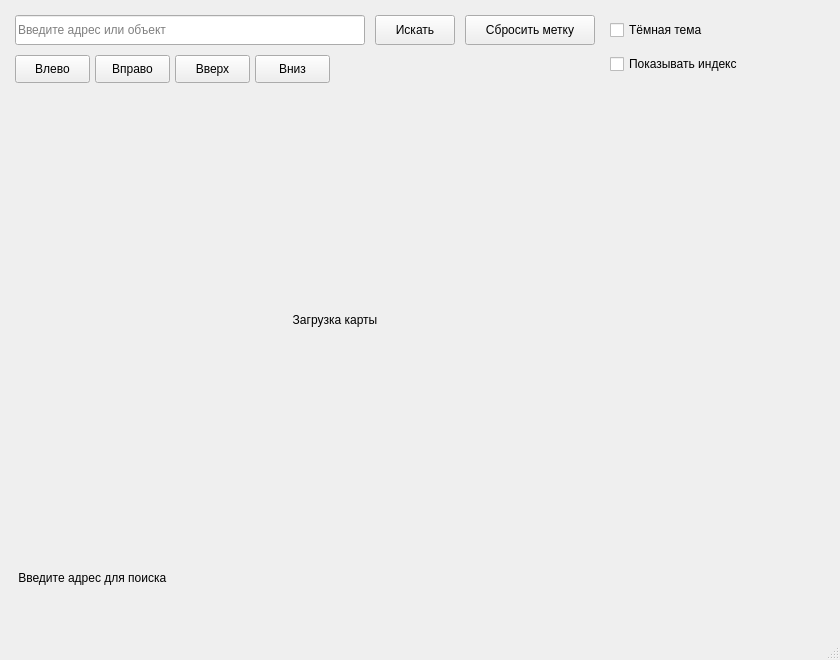
<?xml version="1.0" encoding="UTF-8"?>
<ui version="4.0">
 <class>MainWindow</class>
 <widget class="QMainWindow" name="MainWindow">
  <property name="geometry">
   <rect><x>0</x><y>0</y><width>840</width><height>660</height></rect>
  </property>
  <property name="windowTitle">
   <string>Карта с поиском</string>
  </property>
  <widget class="QWidget" name="centralwidget">

   <widget class="QLineEdit" name="searchInput">
    <property name="geometry">
     <rect><x>15</x><y>15</y><width>350</width><height>30</height></rect>
    </property>
    <property name="placeholderText">
     <string>Введите адрес или объект</string>
    </property>
   </widget>

   <widget class="QPushButton" name="searchBtn">
    <property name="geometry">
     <rect><x>375</x><y>15</y><width>80</width><height>30</height></rect>
    </property>
    <property name="text">
     <string>Искать</string>
    </property>
   </widget>

   <widget class="QPushButton" name="resetSearchBtn">
    <property name="geometry">
     <rect><x>465</x><y>15</y><width>130</width><height>30</height></rect>
    </property>
    <property name="text">
     <string>Сбросить метку</string>
    </property>
   </widget>

   <widget class="QCheckBox" name="themeToggle">
    <property name="geometry">
     <rect><x>610</x><y>15</y><width>130</width><height>30</height></rect>
    </property>
    <property name="text">
     <string>Тёмная тема</string>
    </property>
   </widget>

   <widget class="QCheckBox" name="includeZipCheckBox">
    <property name="geometry">
     <rect><x>610</x><y>50</y><width>230</width><height>28</height></rect>
    </property>
    <property name="text">
     <string>Показывать индекс</string>
    </property>
   </widget>

   <widget class="QPushButton" name="PgLeft">
    <property name="geometry">
     <rect><x>15</x><y>55</y><width>75</width><height>28</height></rect>
    </property>
    <property name="text">
     <string>Влево</string>
    </property>
   </widget>
   <widget class="QPushButton" name="PgRight">
    <property name="geometry">
     <rect><x>95</x><y>55</y><width>75</width><height>28</height></rect>
    </property>
    <property name="text">
     <string>Вправо</string>
    </property>
   </widget>
   <widget class="QPushButton" name="PgUp">
    <property name="geometry">
     <rect><x>175</x><y>55</y><width>75</width><height>28</height></rect>
    </property>
    <property name="text">
     <string>Вверх</string>
    </property>
   </widget>
   <widget class="QPushButton" name="PgDown">
    <property name="geometry">
     <rect><x>255</x><y>55</y><width>75</width><height>28</height></rect>
    </property>
    <property name="text">
     <string>Вниз</string>
    </property>
   </widget>

   <widget class="QLabel" name="g_map">
    <property name="geometry">
     <rect><x>10</x><y>95</y><width>650</width><height>450</height></rect>
    </property>
    <property name="text">
     <string>Загрузка карты</string>
    </property>
    <property name="alignment">
     <set>Qt::AlignCenter</set>
    </property>
    <property name="objectName">
     <string>g_map</string>
    </property>
   </widget>

   <widget class="QLabel" name="addressLabel">
    <property name="geometry">
     <rect><x>15</x><y>555</y><width>640</width><height>45</height></rect>
    </property>
    <property name="text">
     <string> Введите адрес для поиска</string>
    </property>
    <property name="alignment">
     <set>Qt::AlignLeading|Qt::AlignLeft|Qt::AlignVCenter</set>
    </property>
    <property name="wordWrap">
     <bool>true</bool>
    </property>
    <property name="objectName">
     <string>addressLabel</string>
    </property>
   </widget>

  </widget>
  <widget class="QMenuBar" name="menubar"/>
  <widget class="QStatusBar" name="statusbar"/>
 </widget>
 <resources/>
 <connections/>
</ui>
